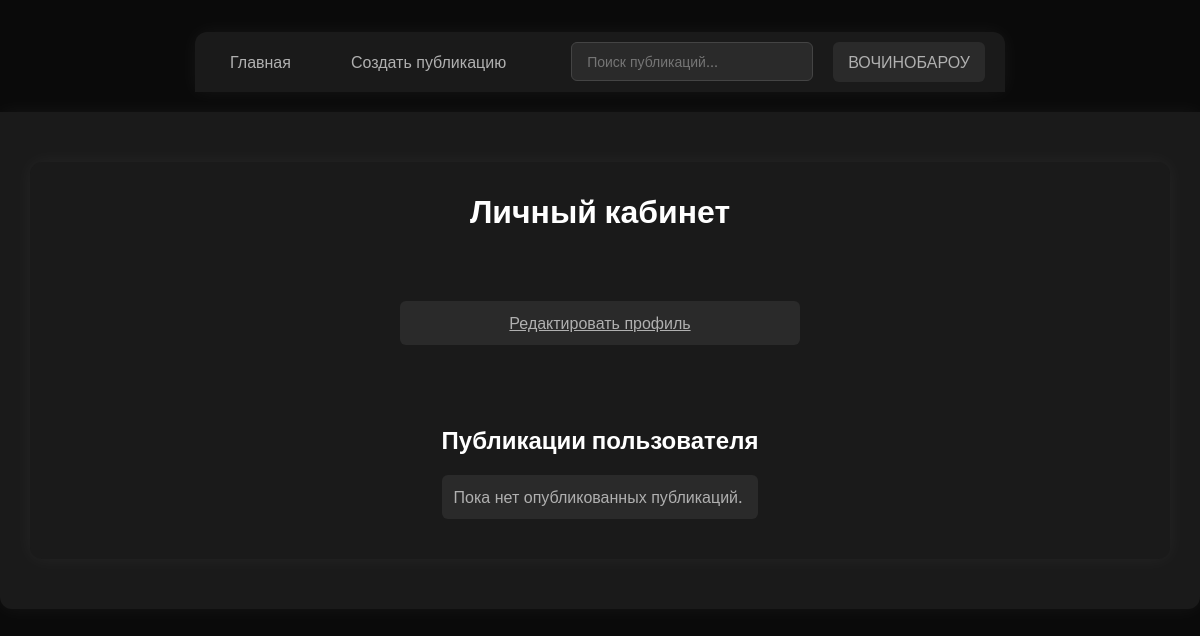
The page /cabinet.php (signed in) on the database as committed earlier.
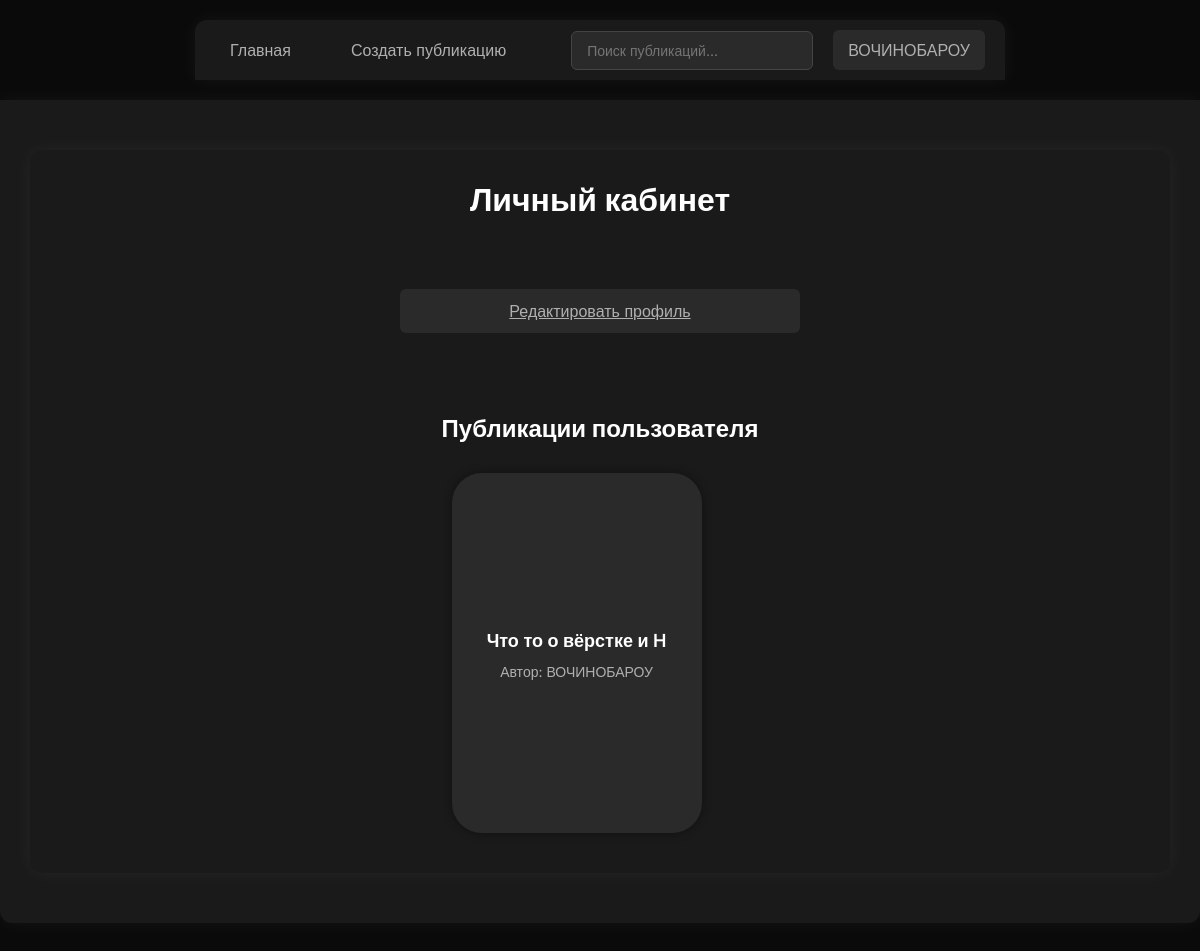
The same page on the database as committed later.
### tables this page shows
CREATE TABLE `Posts` (
  `id_p` int(11) NOT NULL,
  `id_type` int(11) DEFAULT NULL,
  `id_u` int(11) NOT NULL,
  `title` varchar(200) NOT NULL COMMENT 'заголовок',
  `content` longtext NOT NULL COMMENT 'содержание',
  `create_at` timestamp NOT NULL COMMENT 'дата создания',
  `avRate` float DEFAULT NULL,
  `isNote` tinyint(1) DEFAULT NULL,
  `ownPrev` blob
);

### cabinet.php (the view, shortened to what this page needs)
<?php
$host = "localhost";
$user = "root";
$pass = "";
$dbname = "DevHub_mainDB";
$conn = new mysqli($host, $user, $pass, $dbname);
$conn->set_charset("utf8");
$userId = (int)$_SESSION['user_id'];
$sql = "
    SELECT
        p.id_p,
        p.title,
        COALESCE(NULLIF(u.username, ''), u.login) AS author_name
    FROM Posts p
    JOIN Users u ON p.id_u = u.Id_U
    WHERE p.isNote = 0 AND p.id_u = {$userId}
    ORDER BY p.create_at DESC
";
$result = $conn->query($sql);
require_once 'header.php';
?>
<div class="box" style="width: 1200px;">
    <h1>Личный кабинет</h1>
    <div style="margin: 20px; display: flex; justify-content: center; text-align: center">
        <a href="edit_prof.php" class="button" style="width: 400px;">Редактировать профиль</a>
    </div>
    <div class="post-wrapper">
        <h2>Публикации пользователя</h2>
            <?php if ($result && $result->num_rows > 0): ?>
                <div class="posts-grid">
                    <?php while ($row = $result->fetch_assoc()): ?>
                        <a class="post-card-link" href="post.php?id=<?php echo (int)$row['id_p']; ?>">
                            <div class="post-card">
                                    <div class="post-card-title">
                                        <?php echo htmlspecialchars($row['title']); ?>
                                    </div>
                                    <div class="post-card-author">
                                        Автор: <?php echo htmlspecialchars($row['author_name']); ?>
                                    </div>
                            </div>
                        </a>
                    <?php endwhile; ?>
                </div>
            <?php else: ?>
                <p>Пока нет опубликованных публикаций.</p>
            <?php endif; ?>
    </div>
</div>

Rows that differ between the two databases and show on the page:
added posts: title "Что то о вёрстке и H", author_name "ВОЧИНОБАРОУ"
Other text that changed with them:
text no longer shown: "Пока нет опубликованных публикаций."
